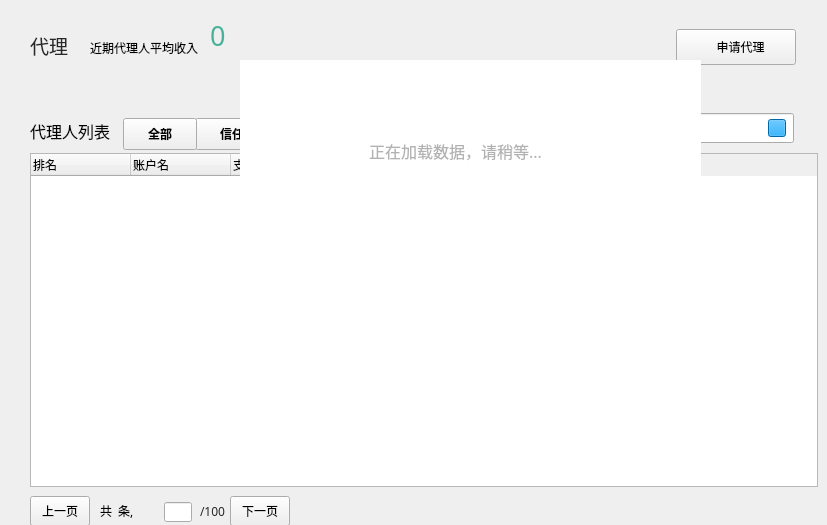
<?xml version="1.0" encoding="UTF-8"?>
<ui version="4.0">
 <class>DelegatePage</class>
 <widget class="QWidget" name="DelegatePage">
  <property name="geometry">
   <rect>
    <x>0</x>
    <y>0</y>
    <width>827</width>
    <height>525</height>
   </rect>
  </property>
  <property name="focusPolicy">
   <enum>Qt::ClickFocus</enum>
  </property>
  <property name="windowTitle">
   <string>Form</string>
  </property>
  <property name="styleSheet">
   <string notr="true"/>
  </property>
  <widget class="QLabel" name="delegateLabel2">
   <property name="geometry">
    <rect>
     <x>30</x>
     <y>35</y>
     <width>56</width>
     <height>21</height>
    </rect>
   </property>
   <property name="font">
    <font>
     <family>微软雅黑</family>
     <pointsize>14</pointsize>
    </font>
   </property>
   <property name="styleSheet">
    <string notr="true">background:transparent;
color: rgb(40, 40, 40);</string>
   </property>
   <property name="text">
    <string>代理</string>
   </property>
  </widget>
  <widget class="QLabel" name="incomeLabel3">
   <property name="geometry">
    <rect>
     <x>90</x>
     <y>37</y>
     <width>111</width>
     <height>21</height>
    </rect>
   </property>
   <property name="font">
    <font>
     <family>微软雅黑</family>
    </font>
   </property>
   <property name="styleSheet">
    <string notr="true">background:transparent;</string>
   </property>
   <property name="text">
    <string>近期代理人平均收入</string>
   </property>
  </widget>
  <widget class="QLabel" name="incomeLabel">
   <property name="geometry">
    <rect>
     <x>210</x>
     <y>25</y>
     <width>191</width>
     <height>21</height>
    </rect>
   </property>
   <property name="font">
    <font>
     <family>微软雅黑</family>
     <pointsize>20</pointsize>
    </font>
   </property>
   <property name="styleSheet">
    <string notr="true">color: rgb(71, 178, 156);
background:transparent;</string>
   </property>
   <property name="text">
    <string>0</string>
   </property>
  </widget>
  <widget class="QToolButton" name="applyBtn">
   <property name="geometry">
    <rect>
     <x>676</x>
     <y>29</y>
     <width>120</width>
     <height>36</height>
    </rect>
   </property>
   <property name="font">
    <font>
     <family>微软雅黑</family>
    </font>
   </property>
   <property name="cursor">
    <cursorShape>PointingHandCursor</cursorShape>
   </property>
   <property name="focusPolicy">
    <enum>Qt::NoFocus</enum>
   </property>
   <property name="styleSheet">
    <string notr="true"/>
   </property>
   <property name="text">
    <string>   申请代理</string>
   </property>
  </widget>
  <widget class="QToolButton" name="favoriteBtn">
   <property name="geometry">
    <rect>
     <x>195</x>
     <y>118</y>
     <width>74</width>
     <height>32</height>
    </rect>
   </property>
   <property name="font">
    <font>
     <family>微软雅黑</family>
     <weight>75</weight>
     <bold>true</bold>
    </font>
   </property>
   <property name="cursor">
    <cursorShape>PointingHandCursor</cursorShape>
   </property>
   <property name="focusPolicy">
    <enum>Qt::NoFocus</enum>
   </property>
   <property name="text">
    <string>信任</string>
   </property>
  </widget>
  <widget class="QToolButton" name="searchBtn">
   <property name="geometry">
    <rect>
     <x>768</x>
     <y>119</y>
     <width>18</width>
     <height>18</height>
    </rect>
   </property>
   <property name="font">
    <font>
     <family>微软雅黑</family>
    </font>
   </property>
   <property name="cursor">
    <cursorShape>PointingHandCursor</cursorShape>
   </property>
   <property name="focusPolicy">
    <enum>Qt::NoFocus</enum>
   </property>
   <property name="styleSheet">
    <string notr="true">background-color: rgb(0, 145, 230);
color: rgb(255, 255, 255);</string>
   </property>
   <property name="text">
    <string/>
   </property>
  </widget>
  <widget class="QLabel" name="favoriteDelegateLabel">
   <property name="geometry">
    <rect>
     <x>30</x>
     <y>120</y>
     <width>91</width>
     <height>21</height>
    </rect>
   </property>
   <property name="font">
    <font>
     <family>微软雅黑</family>
     <pointsize>12</pointsize>
    </font>
   </property>
   <property name="styleSheet">
    <string notr="true"/>
   </property>
   <property name="text">
    <string>代理人列表</string>
   </property>
  </widget>
  <widget class="QLineEdit" name="searchLineEdit">
   <property name="geometry">
    <rect>
     <x>595</x>
     <y>113</y>
     <width>199</width>
     <height>30</height>
    </rect>
   </property>
   <property name="font">
    <font>
     <family>微软雅黑</family>
     <pointsize>10</pointsize>
    </font>
   </property>
   <property name="focusPolicy">
    <enum>Qt::ClickFocus</enum>
   </property>
   <property name="contextMenuPolicy">
    <enum>Qt::DefaultContextMenu</enum>
   </property>
   <property name="text">
    <string/>
   </property>
  </widget>
  <widget class="QLabel" name="tipLabel1">
   <property name="geometry">
    <rect>
     <x>317</x>
     <y>91</y>
     <width>169</width>
     <height>67</height>
    </rect>
   </property>
   <property name="text">
    <string/>
   </property>
  </widget>
  <widget class="QToolButton" name="totalBtn">
   <property name="geometry">
    <rect>
     <x>123</x>
     <y>118</y>
     <width>74</width>
     <height>32</height>
    </rect>
   </property>
   <property name="font">
    <font>
     <family>微软雅黑</family>
     <weight>75</weight>
     <bold>true</bold>
    </font>
   </property>
   <property name="cursor">
    <cursorShape>PointingHandCursor</cursorShape>
   </property>
   <property name="focusPolicy">
    <enum>Qt::NoFocus</enum>
   </property>
   <property name="styleSheet">
    <string notr="true"/>
   </property>
   <property name="text">
    <string>全部</string>
   </property>
  </widget>
  <widget class="QToolButton" name="infoBtn2">
   <property name="geometry">
    <rect>
     <x>553</x>
     <y>160</y>
     <width>18</width>
     <height>18</height>
    </rect>
   </property>
   <property name="cursor">
    <cursorShape>PointingHandCursor</cursorShape>
   </property>
   <property name="focusPolicy">
    <enum>Qt::NoFocus</enum>
   </property>
   <property name="text">
    <string/>
   </property>
  </widget>
  <widget class="QStackedWidget" name="stackedWidget">
   <property name="geometry">
    <rect>
     <x>0</x>
     <y>151</y>
     <width>827</width>
     <height>400</height>
    </rect>
   </property>
   <property name="focusPolicy">
    <enum>Qt::NoFocus</enum>
   </property>
   <property name="currentIndex">
    <number>0</number>
   </property>
   <widget class="QWidget" name="page1">
    <widget class="QTableWidget" name="delegateTableWidget">
     <property name="geometry">
      <rect>
       <x>30</x>
       <y>2</y>
       <width>788</width>
       <height>334</height>
      </rect>
     </property>
     <property name="focusPolicy">
      <enum>Qt::NoFocus</enum>
     </property>
     <property name="horizontalScrollBarPolicy">
      <enum>Qt::ScrollBarAlwaysOff</enum>
     </property>
     <property name="editTriggers">
      <set>QAbstractItemView::NoEditTriggers</set>
     </property>
     <property name="horizontalScrollMode">
      <enum>QAbstractItemView::ScrollPerItem</enum>
     </property>
     <property name="showGrid">
      <bool>false</bool>
     </property>
     <property name="rowCount">
      <number>10</number>
     </property>
     <attribute name="verticalHeaderVisible">
      <bool>false</bool>
     </attribute>
     <row/>
     <row/>
     <row/>
     <row/>
     <row/>
     <row/>
     <row/>
     <row/>
     <row/>
     <row/>
     <column>
      <property name="text">
       <string>排名</string>
      </property>
      <property name="font">
       <font>
        <family>微软雅黑</family>
       </font>
      </property>
      <property name="textAlignment">
       <set>AlignLeft|AlignVCenter</set>
      </property>
     </column>
     <column>
      <property name="text">
       <string>账户名</string>
      </property>
      <property name="font">
       <font>
        <family>微软雅黑</family>
       </font>
      </property>
      <property name="textAlignment">
       <set>AlignLeft|AlignVCenter</set>
      </property>
     </column>
     <column>
      <property name="text">
       <string>支持率</string>
      </property>
      <property name="font">
       <font>
        <family>微软雅黑</family>
       </font>
      </property>
      <property name="textAlignment">
       <set>AlignLeft|AlignVCenter</set>
      </property>
     </column>
     <column>
      <property name="text">
       <string>稳定性</string>
      </property>
      <property name="font">
       <font>
        <family>微软雅黑</family>
       </font>
      </property>
      <property name="textAlignment">
       <set>AlignLeft|AlignVCenter</set>
      </property>
     </column>
     <column>
      <property name="text">
       <string>信任</string>
      </property>
      <property name="font">
       <font>
        <family>微软雅黑</family>
       </font>
      </property>
      <property name="textAlignment">
       <set>AlignLeft|AlignVCenter</set>
      </property>
     </column>
     <column>
      <property name="text">
       <string/>
      </property>
     </column>
    </widget>
    <widget class="QToolButton" name="nextPageBtn">
     <property name="geometry">
      <rect>
       <x>230</x>
       <y>345</y>
       <width>60</width>
       <height>30</height>
      </rect>
     </property>
     <property name="font">
      <font>
       <family>微软雅黑</family>
      </font>
     </property>
     <property name="cursor">
      <cursorShape>PointingHandCursor</cursorShape>
     </property>
     <property name="focusPolicy">
      <enum>Qt::NoFocus</enum>
     </property>
     <property name="styleSheet">
      <string notr="true"/>
     </property>
     <property name="text">
      <string>下一页</string>
     </property>
    </widget>
    <widget class="QLineEdit" name="pageLineEdit">
     <property name="geometry">
      <rect>
       <x>164</x>
       <y>351</y>
       <width>28</width>
       <height>20</height>
      </rect>
     </property>
     <property name="alignment">
      <set>Qt::AlignCenter</set>
     </property>
    </widget>
    <widget class="QLabel" name="numberLabel">
     <property name="geometry">
      <rect>
       <x>100</x>
       <y>345</y>
       <width>61</width>
       <height>30</height>
      </rect>
     </property>
     <property name="font">
      <font>
       <family>微软雅黑</family>
      </font>
     </property>
     <property name="text">
      <string>共  条,</string>
     </property>
    </widget>
    <widget class="QLabel" name="pageLabel">
     <property name="geometry">
      <rect>
       <x>200</x>
       <y>345</y>
       <width>31</width>
       <height>30</height>
      </rect>
     </property>
     <property name="font">
      <font>
       <family>微软雅黑</family>
      </font>
     </property>
     <property name="styleSheet">
      <string notr="true">color: #282828;</string>
     </property>
     <property name="text">
      <string>/100</string>
     </property>
     <property name="alignment">
      <set>Qt::AlignLeading|Qt::AlignLeft|Qt::AlignVCenter</set>
     </property>
    </widget>
    <widget class="QToolButton" name="prePageBtn">
     <property name="geometry">
      <rect>
       <x>30</x>
       <y>345</y>
       <width>60</width>
       <height>30</height>
      </rect>
     </property>
     <property name="font">
      <font>
       <family>微软雅黑</family>
      </font>
     </property>
     <property name="cursor">
      <cursorShape>PointingHandCursor</cursorShape>
     </property>
     <property name="focusPolicy">
      <enum>Qt::NoFocus</enum>
     </property>
     <property name="styleSheet">
      <string notr="true"/>
     </property>
     <property name="text">
      <string>上一页</string>
     </property>
    </widget>
   </widget>
   <widget class="QWidget" name="page2">
    <widget class="QTableWidget" name="favoriteDelegateTableWidget">
     <property name="geometry">
      <rect>
       <x>30</x>
       <y>2</y>
       <width>788</width>
       <height>334</height>
      </rect>
     </property>
     <property name="styleSheet">
      <string notr="true"/>
     </property>
     <property name="verticalScrollBarPolicy">
      <enum>Qt::ScrollBarAsNeeded</enum>
     </property>
     <property name="horizontalScrollBarPolicy">
      <enum>Qt::ScrollBarAlwaysOff</enum>
     </property>
     <property name="editTriggers">
      <set>QAbstractItemView::NoEditTriggers</set>
     </property>
     <property name="iconSize">
      <size>
       <width>0</width>
       <height>0</height>
      </size>
     </property>
     <property name="showGrid">
      <bool>false</bool>
     </property>
     <property name="rowCount">
      <number>10</number>
     </property>
     <attribute name="verticalHeaderVisible">
      <bool>false</bool>
     </attribute>
     <row/>
     <row/>
     <row/>
     <row/>
     <row/>
     <row/>
     <row/>
     <row/>
     <row/>
     <row/>
     <column>
      <property name="text">
       <string>排名</string>
      </property>
      <property name="font">
       <font>
        <pointsize>9</pointsize>
       </font>
      </property>
      <property name="textAlignment">
       <set>AlignLeft|AlignVCenter</set>
      </property>
     </column>
     <column>
      <property name="text">
       <string>账户名</string>
      </property>
      <property name="font">
       <font>
        <family>微软雅黑</family>
       </font>
      </property>
      <property name="textAlignment">
       <set>AlignLeft|AlignVCenter</set>
      </property>
     </column>
     <column>
      <property name="text">
       <string>支持率</string>
      </property>
      <property name="font">
       <font>
        <family>微软雅黑</family>
       </font>
      </property>
      <property name="textAlignment">
       <set>AlignLeft|AlignVCenter</set>
      </property>
     </column>
     <column>
      <property name="text">
       <string>稳定性</string>
      </property>
      <property name="font">
       <font>
        <family>微软雅黑</family>
       </font>
      </property>
      <property name="textAlignment">
       <set>AlignLeft|AlignVCenter</set>
      </property>
     </column>
     <column>
      <property name="text">
       <string>取消信任</string>
      </property>
      <property name="font">
       <font>
        <family>微软雅黑</family>
       </font>
      </property>
      <property name="textAlignment">
       <set>AlignLeft|AlignVCenter</set>
      </property>
     </column>
     <column>
      <property name="text">
       <string/>
      </property>
     </column>
    </widget>
    <widget class="QToolButton" name="prePageBtn2">
     <property name="geometry">
      <rect>
       <x>30</x>
       <y>345</y>
       <width>60</width>
       <height>30</height>
      </rect>
     </property>
     <property name="font">
      <font>
       <family>微软雅黑</family>
      </font>
     </property>
     <property name="cursor">
      <cursorShape>PointingHandCursor</cursorShape>
     </property>
     <property name="focusPolicy">
      <enum>Qt::NoFocus</enum>
     </property>
     <property name="styleSheet">
      <string notr="true"/>
     </property>
     <property name="text">
      <string>上一页</string>
     </property>
    </widget>
    <widget class="QLabel" name="pageLabel2">
     <property name="geometry">
      <rect>
       <x>200</x>
       <y>345</y>
       <width>31</width>
       <height>30</height>
      </rect>
     </property>
     <property name="font">
      <font>
       <family>微软雅黑</family>
      </font>
     </property>
     <property name="styleSheet">
      <string notr="true">color: #282828;</string>
     </property>
     <property name="text">
      <string>/100</string>
     </property>
     <property name="alignment">
      <set>Qt::AlignLeading|Qt::AlignLeft|Qt::AlignVCenter</set>
     </property>
    </widget>
    <widget class="QLineEdit" name="pageLineEdit2">
     <property name="geometry">
      <rect>
       <x>164</x>
       <y>351</y>
       <width>28</width>
       <height>20</height>
      </rect>
     </property>
     <property name="font">
      <font>
       <family>微软雅黑</family>
      </font>
     </property>
     <property name="alignment">
      <set>Qt::AlignCenter</set>
     </property>
    </widget>
    <widget class="QToolButton" name="nextPageBtn2">
     <property name="geometry">
      <rect>
       <x>230</x>
       <y>345</y>
       <width>60</width>
       <height>30</height>
      </rect>
     </property>
     <property name="font">
      <font>
       <family>微软雅黑</family>
      </font>
     </property>
     <property name="cursor">
      <cursorShape>PointingHandCursor</cursorShape>
     </property>
     <property name="focusPolicy">
      <enum>Qt::NoFocus</enum>
     </property>
     <property name="styleSheet">
      <string notr="true"/>
     </property>
     <property name="text">
      <string>下一页</string>
     </property>
    </widget>
    <widget class="QLabel" name="numberLabel2">
     <property name="geometry">
      <rect>
       <x>100</x>
       <y>345</y>
       <width>61</width>
       <height>30</height>
      </rect>
     </property>
     <property name="font">
      <font>
       <family>微软雅黑</family>
      </font>
     </property>
     <property name="text">
      <string>共  条,</string>
     </property>
    </widget>
   </widget>
  </widget>
  <widget class="QLabel" name="tipLabel2">
   <property name="geometry">
    <rect>
     <x>475</x>
     <y>91</y>
     <width>176</width>
     <height>67</height>
    </rect>
   </property>
   <property name="text">
    <string/>
   </property>
  </widget>
  <widget class="QToolButton" name="infoBtn1">
   <property name="geometry">
    <rect>
     <x>393</x>
     <y>160</y>
     <width>18</width>
     <height>18</height>
    </rect>
   </property>
   <property name="cursor">
    <cursorShape>PointingHandCursor</cursorShape>
   </property>
   <property name="focusPolicy">
    <enum>Qt::NoFocus</enum>
   </property>
   <property name="text">
    <string/>
   </property>
  </widget>
  <widget class="QWidget" name="loadingWidget" native="true">
   <property name="geometry">
    <rect>
     <x>240</x>
     <y>60</y>
     <width>461</width>
     <height>171</height>
    </rect>
   </property>
   <property name="styleSheet">
    <string notr="true">background-color: rgb(255, 255, 255);</string>
   </property>
   <widget class="QLabel" name="loadingLabel">
    <property name="geometry">
     <rect>
      <x>110</x>
      <y>50</y>
      <width>211</width>
      <height>81</height>
     </rect>
    </property>
    <property name="font">
     <font>
      <family>微软雅黑</family>
      <pointsize>12</pointsize>
     </font>
    </property>
    <property name="styleSheet">
     <string notr="true">color: rgb(178, 178, 178);
background-color: rgb(255, 255, 255);</string>
    </property>
    <property name="text">
     <string>正在加载数据，请稍等...</string>
    </property>
    <property name="alignment">
     <set>Qt::AlignCenter</set>
    </property>
   </widget>
  </widget>
  <zorder>incomeLabel3</zorder>
  <zorder>incomeLabel</zorder>
  <zorder>applyBtn</zorder>
  <zorder>delegateLabel2</zorder>
  <zorder>favoriteBtn</zorder>
  <zorder>favoriteDelegateLabel</zorder>
  <zorder>searchLineEdit</zorder>
  <zorder>totalBtn</zorder>
  <zorder>stackedWidget</zorder>
  <zorder>tipLabel2</zorder>
  <zorder>infoBtn1</zorder>
  <zorder>infoBtn2</zorder>
  <zorder>searchBtn</zorder>
  <zorder>tipLabel1</zorder>
  <zorder>loadingWidget</zorder>
 </widget>
 <resources/>
 <connections/>
</ui>
